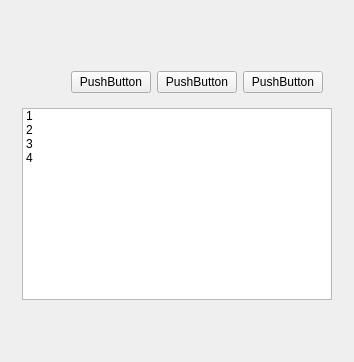
     <widget class="QWidget" name="tab_19">
      <attribute name="title">
       <string>N</string>
      </attribute>
      <layout class="QVBoxLayout" name="verticalLayout_50">
       <item>
        <widget class="QWidget" name="widget" native="true">
         <layout class="QVBoxLayout" name="verticalLayout_51">
          <property name="leftMargin">
           <number>11</number>
          </property>
          <property name="topMargin">
           <number>11</number>
          </property>
          <property name="rightMargin">
           <number>11</number>
          </property>
          <property name="bottomMargin">
           <number>11</number>
          </property>
          <item>
           <spacer name="verticalSpacer_3">
            <property name="orientation">
             <enum>Qt::Vertical</enum>
            </property>
            <property name="sizeHint" stdset="0">
             <size>
              <width>20</width>
              <height>40</height>
             </size>
            </property>
           </spacer>
          </item>
          <item>
           <widget class="MOverlay" name="Overlay_17" native="true">
            <property name="styleSheet">
             <string notr="true"/>
            </property>
            <property name="direction" stdset="0">
             <string>N</string>
            </property>
            <layout class="QHBoxLayout" name="horizontalLayout_19">
             <item>
              <spacer name="horizontalSpacer_10">
               <property name="orientation">
                <enum>Qt::Horizontal</enum>
               </property>
               <property name="sizeHint" stdset="0">
                <size>
                 <width>40</width>
                 <height>20</height>
                </size>
               </property>
              </spacer>
             </item>
             <item>
              <widget class="MPushButton" name="pushButton_71">
               <property name="text">
                <string>PushButton</string>
               </property>
              </widget>
             </item>
             <item>
              <widget class="MPushButton" name="pushButton_72">
               <property name="text">
                <string>PushButton</string>
               </property>
              </widget>
             </item>
             <item>
              <widget class="MPushButton" name="pushButton_73">
               <property name="text">
                <string>PushButton</string>
               </property>
              </widget>
             </item>
            </layout>
           </widget>
          </item>
          <item>
           <layout class="QVBoxLayout" name="verticalLayout_52">
            <item>
             <widget class="QListWidget" name="listWidget_18">
              <item>
               <property name="text">
                <string>1</string>
               </property>
              </item>
              <item>
               <property name="text">
                <string>2</string>
               </property>
              </item>
              <item>
               <property name="text">
                <string>3</string>
               </property>
              </item>
              <item>
               <property name="text">
                <string>4</string>
               </property>
              </item>
             </widget>
            </item>
           </layout>
          </item>
          <item>
           <spacer name="verticalSpacer_5">
            <property name="orientation">
             <enum>Qt::Vertical</enum>
            </property>
            <property name="sizeHint" stdset="0">
             <size>
              <width>20</width>
              <height>40</height>
             </size>
            </property>
           </spacer>
          </item>
         </layout>
        </widget>
       </item>
      </layout>
     </widget>
